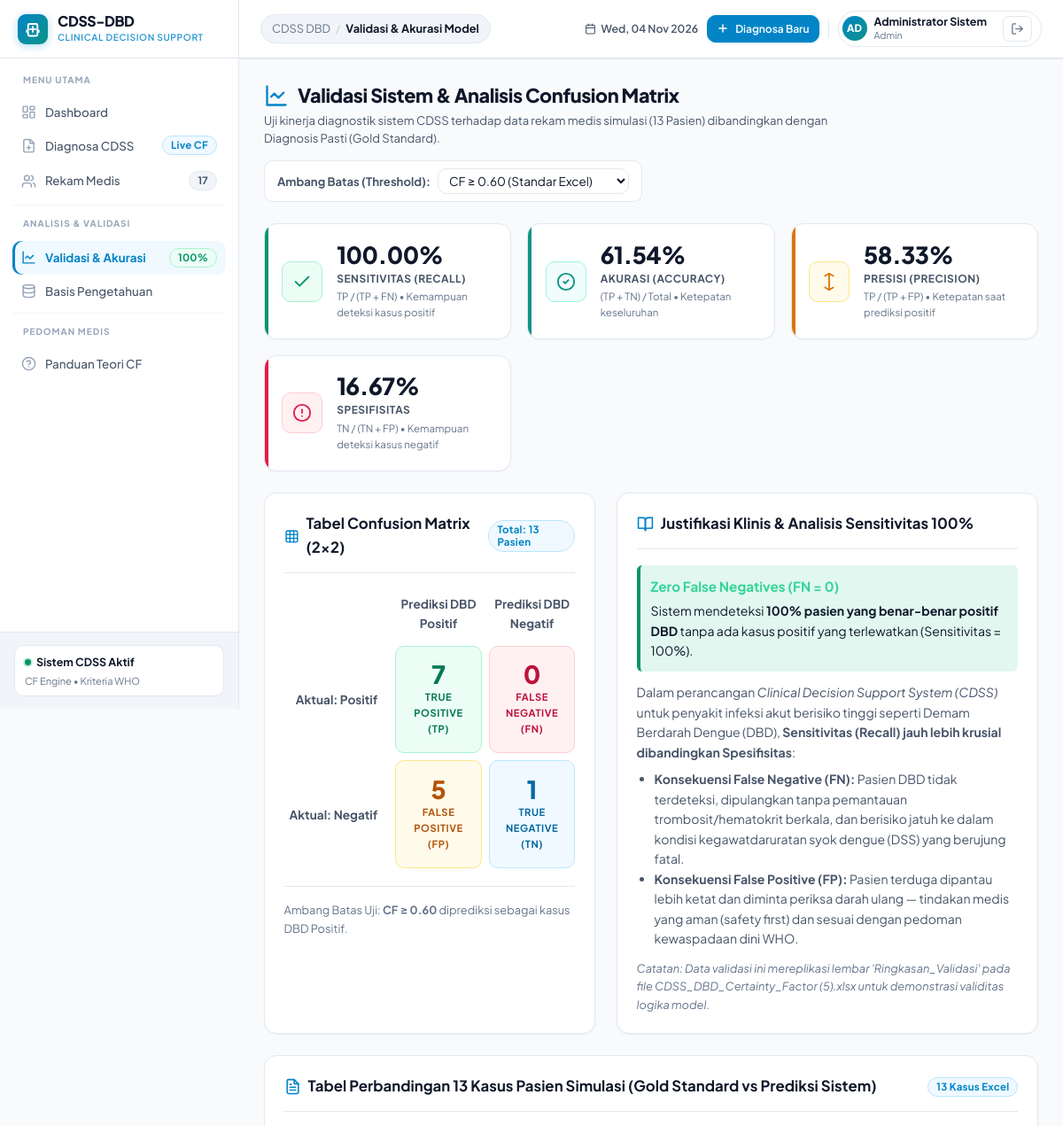
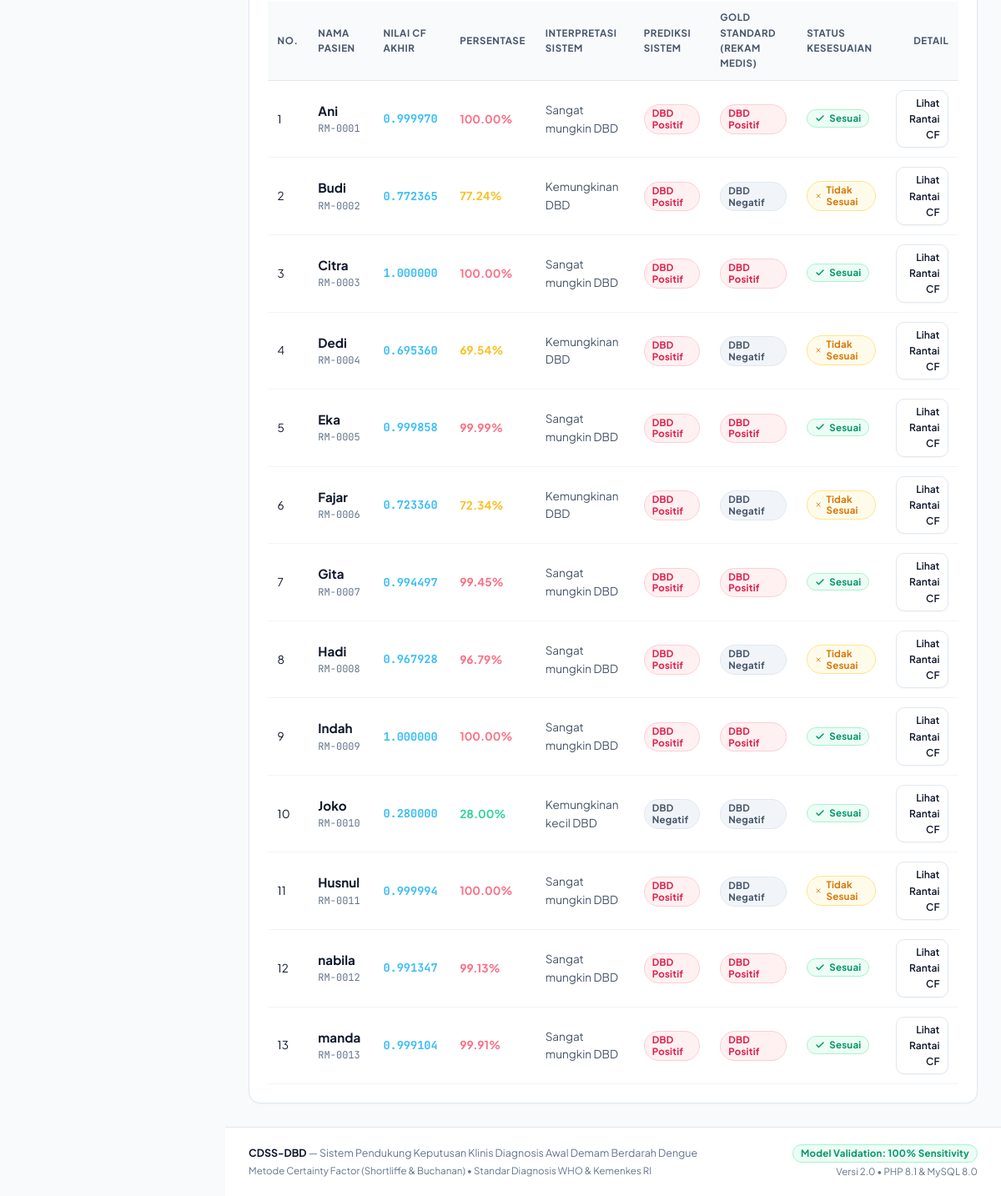
Page /validasi.php (signed in) on the committed database (2 pictures, top to bottom).
### tables this page shows
CREATE TABLE `hasil_diagnosis` (
  `id_hasil` int NOT NULL AUTO_INCREMENT,
  `id_pasien` int NOT NULL,
  `nilai_cf_akhir` decimal(8,6) NOT NULL,
  `persentase` decimal(5,2) NOT NULL,
  `interpretasi` varchar(100) NOT NULL,
  `derajat_dbd` varchar(150) DEFAULT NULL,
  `rekomendasi` text NOT NULL,
  `rules_terpenuhi` text,
  `prediksi_sistem` varchar(50) NOT NULL,
  `kesesuaian` varchar(50) DEFAULT NULL,
  `detail_perhitungan` longtext,
  `created_at` datetime DEFAULT CURRENT_TIMESTAMP,
  PRIMARY KEY (`id_hasil`),
  KEY `id_pasien` (`id_pasien`)
);

CREATE TABLE `pasien` (
  `id_pasien` int NOT NULL AUTO_INCREMENT,
  `no_rm` varchar(30) DEFAULT NULL,
  `nama` varchar(100) NOT NULL,
  `umur` int DEFAULT NULL,
  `jenis_kelamin` enum('L','P') DEFAULT NULL,
  `alamat` text,
  `gold_standard` enum('DBD Positif','DBD Negatif','Belum Terdiagnosis') DEFAULT 'Belum Terdiagnosis',
  `tanggal_periksa` datetime DEFAULT CURRENT_TIMESTAMP,
  PRIMARY KEY (`id_pasien`)
);

### validasi.php (the view, shortened to what this page needs)
<?php
require_once __DIR__ . '/includes/header.php';
$threshold = isset($_GET['threshold']) ? (float)$_GET['threshold'] : 0.60;
$stmt = $pdo->prepare("
    SELECT p.*, h.nilai_cf_akhir, h.persentase, h.interpretasi, h.derajat_dbd, h.detail_perhitungan
    FROM pasien p
    JOIN hasil_diagnosis h ON p.id_pasien = h.id_pasien
    WHERE p.gold_standard IN ('DBD Positif', 'DBD Negatif')
    ORDER BY p.id_pasien ASC
");
$stmt->execute();
$cases = $stmt->fetchAll();
$tp = 0; $fn = 0; $fp = 0; $tn = 0;
$tableData = [];
foreach ($cases as $c) {
    $cfVal = (float)$c['nilai_cf_akhir'];
    $actual = $c['gold_standard'];
    $pred = ($cfVal >= $threshold) ? 'DBD Positif' : 'DBD Negatif';
    $isMatch = ($actual === $pred);
    if ($actual === 'DBD Positif' && $pred === 'DBD Positif') {
        $tp++;
    } elseif ($actual === 'DBD Positif' && $pred === 'DBD Negatif') {
        $fn++;
    } elseif ($actual === 'DBD Negatif' && $pred === 'DBD Positif') {
        $fp++;
    } elseif ($actual === 'DBD Negatif' && $pred === 'DBD Negatif') {
        $tn++;
    }
    $c['prediksi_dinamis'] = $pred;
    $c['sesuai_dinamis'] = $isMatch;
    $tableData[] = $c;
}
$total = count($cases);
$accuracy = $total > 0 ? (($tp + $tn) / $total) * 100 : 0;
$sensitivity = ($tp + $fn) > 0 ? ($tp / ($tp + $fn)) * 100 : 0;
$specificity = ($tn + $fp) > 0 ? ($tn / ($tn + $fp)) * 100 : 0;
$precision = ($tp + $fp) > 0 ? ($tp / ($tp + $fp)) * 100 : 0;
?>
<div class="container">
    <div class="page-header">
        <div>
            <div class="page-title">
                <svg xmlns="http://www.w3.org/2000/svg" width="28" height="28" viewBox="0 0 24 24" fill="none" stroke="currentColor" stroke-width="2" stroke-linecap="round" stroke-linejoin="round"><path d="M3 3v18h18"/><path d="m19 9-5 5-4-4-3 3"/></svg>
                Validasi Sistem & Analisis Confusion Matrix
            </div>
            <div class="page-subtitle">
                Uji kinerja diagnostik sistem CDSS terhadap data rekam medis simulasi (13 Pasien) dibandingkan dengan Diagnosis Pasti (Gold Standard).
            </div>
        </div>
        <div style="display: flex; align-items: center; gap: 8px; background: var(--bg-surface); padding: 8px 14px; border-radius: var(--radius-md); border: 1px solid var(--border-color);">
            <label for="thresholdSelect" style="font-size: 0.82rem; font-weight: 700; color: var(--text-secondary); white-space: nowrap;">
                Ambang Batas (Threshold):
            </label>
            <select id="thresholdSelect" class="form-control" style="font-size: 0.85rem; padding: 4px 8px; width: auto;" onchange="window.location.href='<?= BASE_URL ?>/validasi.php?threshold=' + this.value">
                <option value="0.60" <?= abs($threshold - 0.60) < 0.01 ? 'selected' : '' ?>>CF &ge; 0.60 (Standar Excel)</option>
            </select>
        </div>
    </div>
    <div class="stats-grid">
        <div class="stat-card emerald">
            <div class="stat-icon">
                <svg xmlns="http://www.w3.org/2000/svg" viewBox="0 0 24 24" fill="none" stroke="currentColor" stroke-width="2" stroke-linecap="round" stroke-linejoin="round"><polyline points="20 6 9 17 4 12"/></svg>
            </div>
            <div>
                <div class="stat-value"><?= number_format($sensitivity, 2) ?>%</div>
                <div class="stat-label">Sensitivitas (Recall)</div>
                <div class="stat-desc">TP / (TP + FN) • Kemampuan deteksi kasus positif</div>
            </div>
        </div>
        <div class="stat-card teal">
            <div class="stat-icon">
                <svg xmlns="http://www.w3.org/2000/svg" viewBox="0 0 24 24" fill="none" stroke="currentColor" stroke-width="2" stroke-linecap="round" stroke-linejoin="round"><circle cx="12" cy="12" r="10"/><path d="m9 12 2 2 4-4"/></svg>
            </div>
            <div>
                <div class="stat-value"><?= number_format($accuracy, 2) ?>%</div>
                <div class="stat-label">Akurasi (Accuracy)</div>
                <div class="stat-desc">(TP + TN) / Total • Ketepatan keseluruhan</div>
            </div>
        </div>
        <div class="stat-card amber">
            <div class="stat-icon">
                <svg xmlns="http://www.w3.org/2000/svg" viewBox="0 0 24 24" fill="none" stroke="currentColor" stroke-width="2" stroke-linecap="round" stroke-linejoin="round"><path d="M12 2v20"/><path d="m17 5-5-3-5 3"/><path d="m17 19-5 3-5-3"/></svg>
            </div>
            <div>
                <div class="stat-value"><?= number_format($precision, 2) ?>%</div>
                <div class="stat-label">Presisi (Precision)</div>
                <div class="stat-desc">TP / (TP + FP) • Ketepatan saat prediksi positif</div>
            </div>
        </div>
        <div class="stat-card rose">
            <div class="stat-icon">
                <svg xmlns="http://www.w3.org/2000/svg" viewBox="0 0 24 24" fill="none" stroke="currentColor" stroke-width="2" stroke-linecap="round" stroke-linejoin="round"><circle cx="12" cy="12" r="10"/><line x1="12" y1="8" x2="12" y2="12"/><line x1="12" y1="16" x2="12.01" y2="16"/></svg>
            </div>
            <div>
                <div class="stat-value"><?= number_format($specificity, 2) ?>%</div>
                <div class="stat-label">Spesifisitas</div>
                <div class="stat-desc">TN / (TN + FP) • Kemampuan deteksi kasus negatif</div>
            </div>
        </div>
    </div>
    <div style="display: grid; grid-template-columns: 1.1fr 1.4fr; gap: 1.5rem; margin-bottom: 1.5rem;">
        <div class="card">
            <div class="card-header">
                <div class="card-title">
                    Tabel Confusion Matrix (2x2)
                </div>
                <span class="badge badge-primary">Total: <?= $total ?> Pasien</span>
            </div>
            <div class="matrix-grid">
                <div class="matrix-header">Prediksi DBD Positif</div>
                <div class="matrix-header">Prediksi DBD Negatif</div>
                <div class="matrix-header" style="text-align: right; padding-right: 12px;">Aktual: Positif</div>
                <div class="matrix-cell tp">
                    <div class="matrix-count"><?= $tp ?></div>
                    <div class="matrix-tag">True Positive (TP)</div>
                </div>
                <div class="matrix-cell fn">
                    <div class="matrix-count"><?= $fn ?></div>
                    <div class="matrix-tag">False Negative (FN)</div>
                </div>
                <div class="matrix-header" style="text-align: right; padding-right: 12px;">Aktual: Negatif</div>
                <div class="matrix-cell fp">
                    <div class="matrix-count"><?= $fp ?></div>
                    <div class="matrix-tag">False Positive (FP)</div>
                </div>
                <div class="matrix-cell tn">
                    <div class="matrix-count"><?= $tn ?></div>
                    <div class="matrix-tag">True Negative (TN)</div>
                </div>
            </div>
            <div style="margin-top: 1.25rem; padding-top: 1rem; border-top: 1px solid var(--border-color); font-size: 0.8rem; color: var(--text-muted);">
                Ambang Batas Uji: <strong>CF &ge; <?= number_format($threshold, 2) ?></strong> diprediksi sebagai kasus DBD Positif.
            </div>
        </div>
        <div class="card">
            <div class="card-header">
                <div class="card-title">
                    <svg xmlns="http://www.w3.org/2000/svg" viewBox="0 0 24 24" fill="none" stroke="currentColor" stroke-width="2" stroke-linecap="round" stroke-linejoin="round"><path d="M2 3h6a4 4 0 0 1 4 4v14a3 3 0 0 0-3-3H2z"/><path d="M22 3h-6a4 4 0 0 0-4 4v14a3 3 0 0 1 3-3h7z"/></svg>
                    Justifikasi Klinis & Analisis Sensitivitas 100%
                </div>
            </div>
            <div style="font-size: 0.88rem; line-height: 1.6; color: var(--text-secondary);">
                <div style="padding: 12px; background: rgba(16, 185, 129, 0.12); border-left: 4px solid var(--emerald); border-radius: var(--radius-sm); margin-bottom: 12px; color: var(--text-primary);">
                    <strong style="color: #34d399; font-size: 0.95rem; display: block; margin-bottom: 4px;">Zero False Negatives (FN = 0)</strong>
                    Sistem mendeteksi <strong>100% pasien yang benar-benar positif DBD</strong> tanpa ada kasus positif yang terlewatkan (Sensitivitas = 100%).
                </div>
                <p style="margin-bottom: 8px;">
                    Dalam perancangan <em>Clinical Decision Support System (CDSS)</em> untuk penyakit infeksi akut berisiko tinggi seperti Demam Berdarah Dengue (DBD), <strong>Sensitivitas (Recall) jauh lebih krusial dibandingkan Spesifisitas</strong>:
                </p>
                <ul style="margin-left: 20px; margin-bottom: 12px;">
                    <li><strong>Konsekuensi False Negative (FN):</strong> Pasien DBD tidak terdeteksi, dipulangkan tanpa pemantauan trombosit/hematokrit berkala, dan berisiko jatuh ke dalam kondisi kegawatdaruratan syok dengue (DSS) yang berujung fatal.</li>
                    <li><strong>Konsekuensi False Positive (FP):</strong> Pasien terduga dipantau lebih ketat dan diminta periksa darah ulang — tindakan medis yang aman (safety first) dan sesuai dengan pedoman kewaspadaan dini WHO.</li>
                </ul>
                <p style="font-size: 0.8rem; color: var(--text-muted); margin: 0;">
                    <em>Catatan: Data validasi ini mereplikasi lembar 'Ringkasan_Validasi' pada file CDSS_DBD_Certainty_Factor (5).xlsx untuk demonstrasi validitas logika model.</em>
                </p>
            </div>
        </div>
    </div>
    <div class="card">
        <div class="card-header">
            <div class="card-title">
                Tabel Perbandingan 13 Kasus Pasien Simulasi (Gold Standard vs Prediksi Sistem)
            </div>
            <span class="badge badge-primary">13 Kasus Excel</span>
        </div>
        <div class="table-responsive">
            <table class="table">
                <thead>
                    <tr>
                        <th>No.</th>
                        <th>Nama Pasien</th>
                        <th>Nilai CF Akhir</th>
                        <th>Persentase</th>
                        <th>Interpretasi Sistem</th>
                        <th>Prediksi Sistem</th>
                        <th>Gold Standard (Rekam Medis)</th>
                        <th>Status Kesesuaian</th>
                        <th style="text-align: right;">Detail</th>
                    </tr>
                </thead>
                <tbody>
                    <?php foreach ($tableData as $idx => $d): ?>
                        <tr>
                            <td><?= $idx + 1 ?></td>
                            <td>
                                <strong style="color: var(--text-white); font-size: 0.95rem;"><?= htmlspecialchars($d['nama']) ?></strong>
                                <div style="font-size: 0.75rem; color: var(--text-muted); font-family: var(--font-mono);"><?= htmlspecialchars($d['no_rm']) ?></div>
                            </td>
                            <td>
                                <span style="font-family: var(--font-mono); font-weight: 700; color: #38bdf8;">
                                    <?= number_format($d['nilai_cf_akhir'], 6) ?>
                                </span>
                            </td>
                            <td>
                                <strong style="color: <?= $d['nilai_cf_akhir'] >= 0.8 ? '#fb7185' : ($d['nilai_cf_akhir'] >= 0.6 ? '#fbbf24' : '#34d399') ?>;">
                                    <?= number_format($d['persentase'], 2) ?>%
                                </strong>
                            </td>
                            <td>
                                <span style="font-size: 0.85rem; color: var(--text-secondary);">
                                    <?= htmlspecialchars($d['interpretasi']) ?>
                                </span>
                            </td>
                            <td>
                                <span class="badge <?= $d['prediksi_dinamis'] === 'DBD Positif' ? 'badge-danger' : 'badge-secondary' ?>">
                                    <?= $d['prediksi_dinamis'] ?>
                                </span>
                            </td>
                            <td>
                                <span class="badge <?= $d['gold_standard'] === 'DBD Positif' ? 'badge-danger' : 'badge-secondary' ?>">
                                    <?= htmlspecialchars($d['gold_standard']) ?>
                                </span>
                            </td>
                            <td>
                                <?php if ($d['sesuai_dinamis']): ?>
                                    <span class="badge badge-success">
                                        <svg xmlns="http://www.w3.org/2000/svg" width="12" height="12" viewBox="0 0 24 24" fill="none" stroke="currentColor" stroke-width="3" stroke-linecap="round" stroke-linejoin="round"><polyline points="20 6 9 17 4 12"/></svg>
                                        Sesuai
                                    </span>
                                <?php else: ?>
                                    <span class="badge badge-warning">
                                        <svg xmlns="http://www.w3.org/2000/svg" width="12" height="12" viewBox="0 0 24 24" fill="none" stroke="currentColor" stroke-width="2.5" stroke-linecap="round" stroke-linejoin="round"><line x1="18" y1="6" x2="6" y2="18"></line><line x1="6" y1="6" x2="18" y2="18"></line></svg>
                                        Tidak Sesuai
                                    </span>
                                <?php endif; ?>
                            </td>
                            <td style="text-align: right;">
                                <a href="<?= BASE_URL ?>/hasil.php?id=<?= $d['id_hasil'] ?? 1 ?>" class="btn btn-secondary btn-sm">
                                    Lihat Rantai CF
                                </a>
                            </td>
                        </tr>
                    <?php endforeach; ?>
                </tbody>
            </table>
        </div>
    </div>
</div>
<?php require_once __DIR__ . '/includes/footer.php'; ?>

### rows in the picture
hasil_diagnosis: id_pasien.nama "Ani", id_pasien.no_rm "RM-0001", nilai_cf_akhir "0.999970", persentase "100.00", interpretasi "Sangat mungkin DBD", id_pasien.gold_standard "DBD Positif", shows "Sesuai"
hasil_diagnosis: id_pasien.nama "Budi", id_pasien.no_rm "RM-0002", nilai_cf_akhir "0.772365", persentase "77.24", interpretasi "Kemungkinan DBD", prediksi_dinamis "DBD Positif", id_pasien.gold_standard "DBD Negatif", shows "Tidak Sesuai"
hasil_diagnosis: id_pasien.nama "Citra", id_pasien.no_rm "RM-0003", nilai_cf_akhir "1.000000", persentase "100.00", interpretasi "Sangat mungkin DBD", id_pasien.gold_standard "DBD Positif", shows "Sesuai"
hasil_diagnosis: id_pasien.nama "Dedi", id_pasien.no_rm "RM-0004", nilai_cf_akhir "0.695360", persentase "69.54", interpretasi "Kemungkinan DBD", prediksi_dinamis "DBD Positif", id_pasien.gold_standard "DBD Negatif", shows "Tidak Sesuai"
hasil_diagnosis: id_pasien.nama "Eka", id_pasien.no_rm "RM-0005", nilai_cf_akhir "0.999858", persentase "99.99", interpretasi "Sangat mungkin DBD", id_pasien.gold_standard "DBD Positif", shows "Sesuai"
hasil_diagnosis: id_pasien.nama "Fajar", id_pasien.no_rm "RM-0006", nilai_cf_akhir "0.723360", persentase "72.34", interpretasi "Kemungkinan DBD", prediksi_dinamis "DBD Positif", id_pasien.gold_standard "DBD Negatif", shows "Tidak Sesuai"
hasil_diagnosis: id_pasien.nama "Gita", id_pasien.no_rm "RM-0007", nilai_cf_akhir "0.994497", persentase "99.45", interpretasi "Sangat mungkin DBD", id_pasien.gold_standard "DBD Positif", shows "Sesuai"
hasil_diagnosis: id_pasien.nama "Hadi", id_pasien.no_rm "RM-0008", nilai_cf_akhir "0.967928", persentase "96.79", interpretasi "Sangat mungkin DBD", prediksi_dinamis "DBD Positif", id_pasien.gold_standard "DBD Negatif", shows "Tidak Sesuai"
hasil_diagnosis: id_pasien.nama "Indah", id_pasien.no_rm "RM-0009", nilai_cf_akhir "1.000000", persentase "100.00", interpretasi "Sangat mungkin DBD", id_pasien.gold_standard "DBD Positif", shows "Sesuai"
hasil_diagnosis: id_pasien.nama "Joko", id_pasien.no_rm "RM-0010", nilai_cf_akhir "0.280000", persentase "28.00", interpretasi "Kemungkinan kecil DBD", id_pasien.gold_standard "DBD Negatif", shows "Sesuai"
hasil_diagnosis: id_pasien.nama "Husnul", id_pasien.no_rm "RM-0011", nilai_cf_akhir "0.999994", persentase "100.00", interpretasi "Sangat mungkin DBD", prediksi_dinamis "DBD Positif", id_pasien.gold_standard "DBD Negatif", shows "Tidak Sesuai"
hasil_diagnosis: id_pasien.nama "nabila", id_pasien.no_rm "RM-0012", nilai_cf_akhir "0.991347", persentase "99.13", interpretasi "Sangat mungkin DBD", id_pasien.gold_standard "DBD Positif", shows "Sesuai"
hasil_diagnosis: id_pasien.nama "manda", id_pasien.no_rm "RM-0013", nilai_cf_akhir "0.999104", persentase "99.91", interpretasi "Sangat mungkin DBD", id_pasien.gold_standard "DBD Positif", shows "Sesuai"

### other values in the picture
$totalPasienSidebar "17"
$currentBreadcrumb "Validasi & Akurasi Model"
$authUser['initials'] "AD"
$authUser['nama_lengkap'] "Administrator Sistem"
$authUser['role'] "Admin"
$sensitivity "100.00"
$accuracy "61.54"
$precision "58.33"
$specificity "16.67"
$total "13"
$tp "7"
$fn "0"
$fp "5"
$tn "1"
$threshold "0.60"
